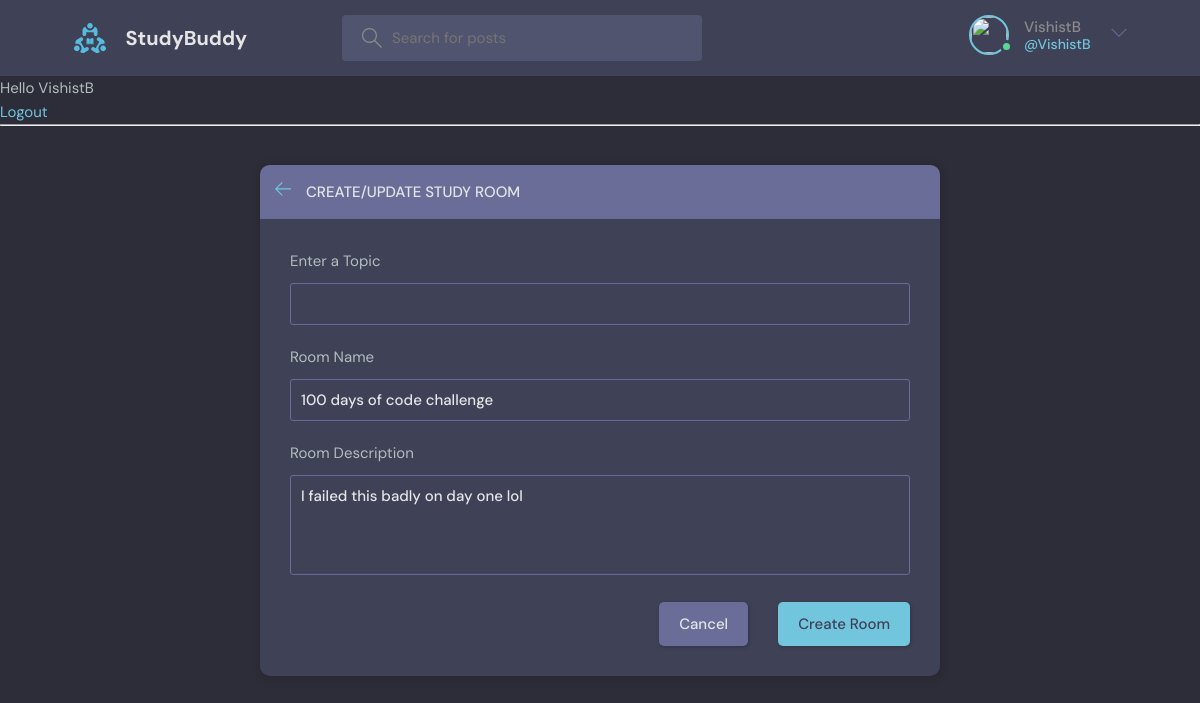
/update-room/2/ (signed in), run on the app's committed database.
### base/models.py (models this page shows, shortened)
class Room(models.Model):
    host = models.ForeignKey(User, on_delete=models.SET_NULL, null=True)
    topic= models.ForeignKey(Topic, on_delete=models.SET_NULL, null=True)
    name=models.CharField(max_length=200)
    description= models.TextField(null=True,blank=True)
    participants=models.ManyToManyField(User, related_name='participants', blank=True)
    updated=models.DateTimeField(auto_now=True)
    created=models.DateTimeField(auto_now_add=True)
    class Meta:
        ordering = ['-updated', 'created']

### base/views.py (the view)
# urls.py: path('update-room/<str:pk>/', views.updateRoom, name="update-room"),
@login_required(login_url='login')
def updateRoom(request, pk):
    room = Room.objects.get(id=pk)
    form = RoomForm(instance=room)
    topics= Topic.objects.all()
    if request.user != room.host:
        return HttpResponse('You are not allowed here')
    if request.method == "POST":
        form= RoomForm(request.POST,instance=room)
        if form.is_valid():
            form.save()
            return redirect('home')
    context={'form': form, 'topics': topics}
    return render(request, 'base/room_form.html', context)

### base/forms.py
class RoomForm(ModelForm):
    class Meta:
        model=Room
        fields = '__all__'
        exclude = ['host','participants']

### base/templates/base/room_form.html (shortened to what this page needs)
{% extends 'main.html' %}
{% block content%}
  <main class="create-room layout">
    <div class="container">
      <div class="layout__box">
        <div class="layout__boxHeader">
          <div class="layout__boxTitle">
            <a href="{% url 'home' %}">
              <svg version="1.1" xmlns="http://www.w3.org/2000/svg" width="32" height="32" viewBox="0 0 32 32">
                <title>arrow-left</title>
                <path
                  d="M13.723 2.286l-13.723 13.714 13.719 13.714 1.616-1.611-10.96-10.96h27.625v-2.286h-27.625l10.965-10.965-1.616-1.607z">
                </path>
              </svg>
            </a>
            <h3>Create/Update Study Room</h3>
          </div>
        </div>
        <div class="layout__body">
          <form class="form" action="" method="POST">
            <div class="form__group">
              <label for="room_topic">Enter a Topic</label>
              <input required type="text" name="topic" list="topic-list"/>
            </div>
            <div class="form__group">
              <label for="room_name">Room Name</label>
              {{form.name}}
            </div>
            <div class="form__group">
              <label for="room_description">Room Description</label>
              {{form.description}}
            </div>
            <div class="form__action">
              <a class="btn btn--dark" href="index.html">Cancel</a>
              <button class="btn btn--main" type="submit">Create Room</button>
            </div>
          </form>
        </div>
      </div>
    </div>
  </main>
{% endblock content %}

### Templates/navbar.html (shortened to what this page needs)
{% load static %}
<header class="header header--loggedIn">
    <div class="container">
        <a href="{% url 'home' %}" class="header__logo">
            <img src="{% static 'images/logo.svg' %}" />
            <h1>StudyBuddy</h1>
        </a>
        <form class="header__search" method="GET" action="{% url 'home' %}">
            <label>
                <input name="q" placeholder="Search for posts" />
            </label>
        </form>
        <nav class="header__menu">
            {% if request.user.is_authenticated %}
            <div class="header__user">
                <a href="#">
                    <div class="avatar avatar--medium active">
                        <img src="{{request.user.avatar.url}}" />
                    </div>
                    <p>{{request.user.username}} <span>@{{request.user.username}}</span></p>
                </a>
                <button class="dropdown-button">
                    <svg version="1.1" xmlns="http://www.w3.org/2000/svg" width="32" height="32" viewBox="0 0 32 32">
                        <title>chevron-down</title>
                        <path d="M16 21l-13-13h-3l16 16 16-16h-3l-13 13z"></path>
                    </svg>
                </button>
            </div>
            {% else %}
            <a href="{% url 'login' %}">
                <img src="{% static 'images/avatar.svg' %}" />
                <p>Login</p>
            </a>
            {% endif %}
        </nav>
    </div>
</header>
{% if request.user.is_authenticated %}
<p>Hello {{request.user}}</p>
<a href="{% url 'logout' %}">Logout</a>
{% else %}
<a href="{% url 'login' %}">Login</a>
{% endif %}
<hr>

### data on the page
Room: name "100 days of code challenge", description "I failed this badly on day one lol"

### other printed values
{{ request.user.username }} "VishistB"
{{ request.user }} "VishistB"
